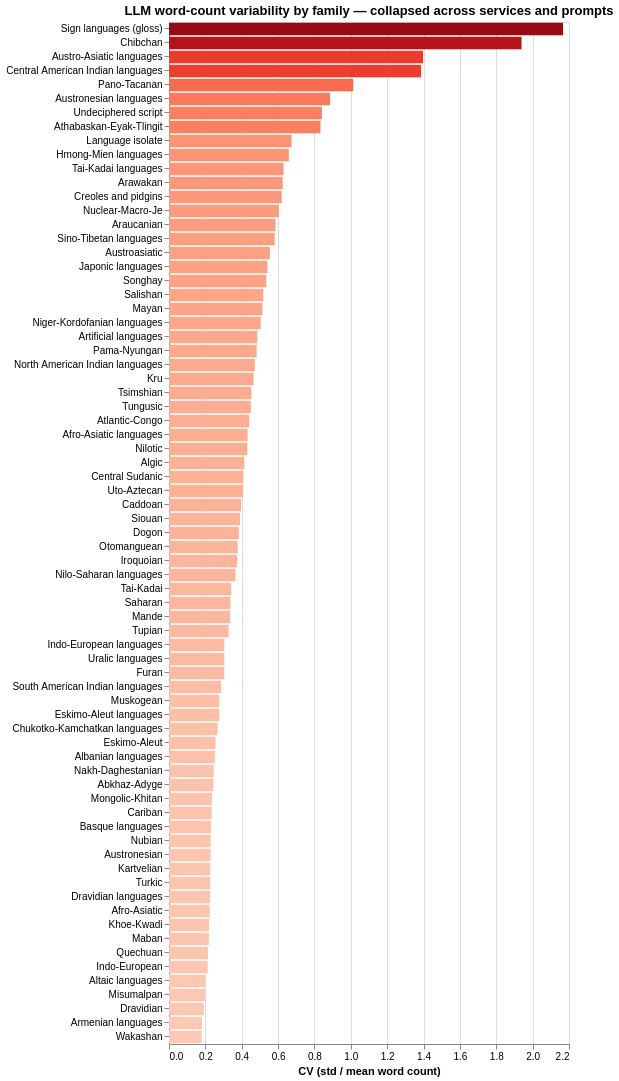

The notebook cell saved with this chart:
### Code cell
fam_cv = (
    wc_long.groupby("family_grouped")["word_count"]
    .agg(n="count", mean="mean", std="std")
    .assign(cv=lambda d: d["std"] / d["mean"])
    .dropna(subset=["cv"])
    .sort_values("cv", ascending=False)
    .reset_index()
    .round(3)
)

fam_bar = alt.Chart(fam_cv).mark_bar().encode(
    y=alt.Y("family_grouped:N", sort=alt.EncodingSortField("cv", order="descending"), title=None),
    x=alt.X("cv:Q", title="CV (std / mean word count)"),
    color=alt.Color("cv:Q", scale=alt.Scale(scheme="reds"), legend=None),
    tooltip=[
        "family_grouped:N",
        alt.Tooltip("cv:Q", format=".3f", title="CV"),
        alt.Tooltip("mean:Q", format=".2f", title="mean words"),
        alt.Tooltip("n:Q", title="translation rows"),
    ],
).properties(
    width=400,
    height=max(240, len(fam_cv) * 14),
    title="LLM word-count variability by family — collapsed across services and prompts",
)

display(fam_bar)

### Figure 1 — Vega specification as saved in the notebook (floating-point values rounded to 4 significant figures)
{"$schema": "https://vega.github.io/schema/vega/v6.json", "data": [{"name": "source_0"}, {"name": "data_0", "values": [{"cv": 2.167, "cv_end": 2.167, "cv_start": 0.0, "family_grouped": "Sign languages (gloss)", "mean": 8.438, "n": 32}, {"cv": 1.939, "cv_end": 1.939, "cv_start": 0.0, "family_grouped": "Chibchan", "mean": 4.586, "n": 29}, {"cv": 1.397, "cv_end": 1.397, "cv_start": 0.0, "family_grouped": "Austro-Asiatic languages", "mean": 2.417, "n": 429}, {"cv": 1.386, "cv_end": 1.386, "cv_start": 0.0, "family_grouped": "Central American Indian languages", "mean": 2.933, "n": 60}, {"cv": 1.013, "cv_end": 1.013, "cv_start": 0.0, "family_grouped": "Pano-Tacanan", "mean": 3.607, "n": 28}, {"cv": 0.886, "cv_end": 0.886, "cv_start": 0.0, "family_grouped": "Austronesian languages", "mean": 2.764, "n": 2616}, {"cv": 0.841, "cv_end": 0.841, "cv_start": 0.0, "family_grouped": "Undeciphered script", "mean": 2.286, "n": 28}, {"cv": 0.833, "cv_end": 0.833, "cv_start": 0.0, "family_grouped": "Athabaskan-Eyak-Tlingit", "mean": 3.277, "n": 357}, {"cv": 0.674, "cv_end": 0.674, "cv_start": 0.0, "family_grouped": "Language isolate", "mean": 2.482, "n": 407}, {"cv": 0.659, "cv_end": 0.659, "cv_start": 0.0, "family_grouped": "Hmong-Mien languages", "mean": 5.976, "n": 123}, {"cv": 0.63, "cv_end": 0.63, "cv_start": 0.0, "family_grouped": "Tai-Kadai languages", "mean": 1.489, "n": 313}, {"cv": 0.625, "cv_end": 0.625, "cv_start": 0.0, "family_grouped": "Arawakan", "mean": 2.717, "n": 92}, {"cv": 0.62, "cv_end": 0.62, "cv_start": 0.0, "family_grouped": "Creoles and pidgins", "mean": 2.611, "n": 576}, {"cv": 0.604, "cv_end": 0.604, "cv_start": 0.0, "family_grouped": "Nuclear-Macro-Je", "mean": 3.233, "n": 60}, {"cv": 0.586, "cv_end": 0.586, "cv_start": 0.0, "family_grouped": "Araucanian", "mean": 2.938, "n": 32}, {"cv": 0.581, "cv_end": 0.581, "cv_start": 0.0, "family_grouped": "Sino-Tibetan languages", "mean": 1.87, "n": 1495}, {"cv": 0.555, "cv_end": 0.555, "cv_start": 0.0, "family_grouped": "Austroasiatic", "mean": 2.483, "n": 29}, {"cv": 0.541, "cv_end": 0.541, "cv_start": 0.0, "family_grouped": "Japonic languages", "mean": 1.226, "n": 62}, {"cv": 0.535, "cv_end": 0.535, "cv_start": 0.0, "family_grouped": "Songhay", "mean": 2.563, "n": 126}, {"cv": 0.518, "cv_end": 0.518, "cv_start": 0.0, "family_grouped": "Salishan", "mean": 2.966, "n": 174}, {"cv": 0.514, "cv_end": 0.514, "cv_start": 0.0, "family_grouped": "Mayan", "mean": 2.781, "n": 64}, {"cv": 0.504, "cv_end": 0.504, "cv_start": 0.0, "family_grouped": "Niger-Kordofanian languages", "mean": 2.936, "n": 404}, {"cv": 0.485, "cv_end": 0.485, "cv_start": 0.0, "family_grouped": "Artificial languages", "mean": 2.442, "n": 443}, {"cv": 0.482, "cv_end": 0.482, "cv_start": 0.0, "family_grouped": "Pama-Nyungan", "mean": 2.839, "n": 31}, {"cv": 0.472, "cv_end": 0.472, "cv_start": 0.0, "family_grouped": "North American Indian languages", "mean": 2.253, "n": 182}, {"cv": 0.465, "cv_end": 0.465, "cv_start": 0.0, "family_grouped": "Kru", "mean": 2.667, "n": 30}, {"cv": 0.453, "cv_end": 0.453, "cv_start": 0.0, "family_grouped": "Tsimshian", "mean": 3.034, "n": 29}, {"cv": 0.45, "cv_end": 0.45, "cv_start": 0.0, "family_grouped": "Tungusic", "mean": 2.75, "n": 120}, {"cv": 0.441, "cv_end": 0.441, "cv_start": 0.0, "family_grouped": "Atlantic-Congo", "mean": 3.089, "n": 4236}, {"cv": 0.432, "cv_end": 0.432, "cv_start": 0.0, "family_grouped": "Afro-Asiatic languages", "mean": 2.667, "n": 1590}, {"cv": 0.43, "cv_end": 0.43, "cv_start": 0.0, "family_grouped": "Nilotic", "mean": 3.214, "n": 248}, {"cv": 0.414, "cv_end": 0.414, "cv_start": 0.0, "family_grouped": "Algic", "mean": 2.207, "n": 604}, {"cv": 0.409, "cv_end": 0.409, "cv_start": 0.0, "family_grouped": "Central Sudanic", "mean": 2.516, "n": 31}, {"cv": 0.407, "cv_end": 0.407, "cv_start": 0.0, "family_grouped": "Uto-Aztecan", "mean": 2.739, "n": 184}, {"cv": 0.396, "cv_end": 0.396, "cv_start": 0.0, "family_grouped": "Caddoan", "mean": 2.143, "n": 28}, {"cv": 0.391, "cv_end": 0.391, "cv_start": 0.0, "family_grouped": "Siouan", "mean": 2.817, "n": 93}, {"cv": 0.384, "cv_end": 0.384, "cv_start": 0.0, "family_grouped": "Dogon", "mean": 2.968, "n": 31}, {"cv": 0.378, "cv_end": 0.378, "cv_start": 0.0, "family_grouped": "Otomanguean", "mean": 2.656, "n": 32}, {"cv": 0.374, "cv_end": 0.374, "cv_start": 0.0, "family_grouped": "Iroquoian", "mean": 2.32, "n": 125}, {"cv": 0.366, "cv_end": 0.366, "cv_start": 0.0, "family_grouped": "Nilo-Saharan languages", "mean": 2.968, "n": 95}, {"cv": 0.342, "cv_end": 0.342, "cv_start": 0.0, "family_grouped": "Tai-Kadai", "mean": 1.903, "n": 31}, {"cv": 0.338, "cv_end": 0.338, "cv_start": 0.0, "family_grouped": "Saharan", "mean": 2.457, "n": 92}, {"cv": 0.337, "cv_end": 0.337, "cv_start": 0.0, "family_grouped": "Mande", "mean": 2.36, "n": 336}, {"cv": 0.328, "cv_end": 0.328, "cv_start": 0.0, "family_grouped": "Tupian", "mean": 2.562, "n": 32}, {"cv": 0.304, "cv_end": 0.304, "cv_start": 0.0, "family_grouped": "Indo-European languages", "mean": 2.191, "n": 7674}, {"cv": 0.304, "cv_end": 0.304, "cv_start": 0.0, "family_grouped": "Uralic languages", "mean": 2.243, "n": 853}, {"cv": 0.304, "cv_end": 0.304, "cv_start": 0.0, "family_grouped": "Furan", "mean": 2.143, "n": 28}, {"cv": 0.286, "cv_end": 0.286, "cv_start": 0.0, "family_grouped": "South American Indian languages", "mean": 2.532, "n": 126}, {"cv": 0.277, "cv_end": 0.277, "cv_start": 0.0, "family_grouped": "Muskogean", "mean": 2.778, "n": 126}, {"cv": 0.276, "cv_end": 0.276, "cv_start": 0.0, "family_grouped": "Eskimo-Aleut languages", "mean": 2.442, "n": 156}, {"cv": 0.267, "cv_end": 0.267, "cv_start": 0.0, "family_grouped": "Chukotko-Kamchatkan languages", "mean": 2.542, "n": 59}, {"cv": 0.256, "cv_end": 0.256, "cv_start": 0.0, "family_grouped": "Eskimo-Aleut", "mean": 2.375, "n": 32}, {"cv": 0.252, "cv_end": 0.252, "cv_start": 0.0, "family_grouped": "Albanian languages", "mean": 2.547, "n": 64}, {"cv": 0.246, "cv_end": 0.246, "cv_start": 0.0, "family_grouped": "Nakh-Daghestanian", "mean": 2.434, "n": 251}, {"cv": 0.244, "cv_end": 0.244, "cv_start": 0.0, "family_grouped": "Abkhaz-Adyge", "mean": 2.562, "n": 128}, {"cv": 0.237, "cv_end": 0.237, "cv_start": 0.0, "family_grouped": "Mongolic-Khitan", "mean": 2.641, "n": 64}, {"cv": 0.235, "cv_end": 0.235, "cv_start": 0.0, "family_grouped": "Cariban", "mean": 2.129, "n": 31}, {"cv": 0.231, "cv_end": 0.231, "cv_start": 0.0, "family_grouped": "Basque languages", "mean": 2.312, "n": 32}, {"cv": 0.229, "cv_end": 0.229, "cv_start": 0.0, "family_grouped": "Nubian", "mean": 2.281, "n": 32}, {"cv": 0.229, "cv_end": 0.229, "cv_start": 0.0, "family_grouped": "Austronesian", "mean": 2.281, "n": 32}, {"cv": 0.227, "cv_end": 0.227, "cv_start": 0.0, "family_grouped": "Kartvelian", "mean": 2.281, "n": 96}, {"cv": 0.227, "cv_end": 0.227, "cv_start": 0.0, "family_grouped": "Turkic", "mean": 2.608, "n": 669}, {"cv": 0.227, "cv_end": 0.227, "cv_start": 0.0, "family_grouped": "Dravidian languages", "mean": 2.195, "n": 313}, {"cv": 0.224, "cv_end": 0.224, "cv_start": 0.0, "family_grouped": "Afro-Asiatic", "mean": 2.0, "n": 31}, {"cv": 0.22, "cv_end": 0.22, "cv_start": 0.0, "family_grouped": "Khoe-Kwadi", "mean": 2.2, "n": 30}, {"cv": 0.219, "cv_end": 0.219, "cv_start": 0.0, "family_grouped": "Maban", "mean": 2.35, "n": 60}, {"cv": 0.214, "cv_end": 0.214, "cv_start": 0.0, "family_grouped": "Quechuan", "mean": 2.719, "n": 32}, {"cv": 0.213, "cv_end": 0.213, "cv_start": 0.0, "family_grouped": "Indo-European", "mean": 2.167, "n": 30}, {"cv": 0.2, "cv_end": 0.2, "cv_start": 0.0, "family_grouped": "Altaic languages", "mean": 2.703, "n": 222}, {"cv": 0.198, "cv_end": 0.198, "cv_start": 0.0, "family_grouped": "Misumalpan", "mean": 2.107, "n": 28}, {"cv": 0.192, "cv_end": 0.192, "cv_start": 0.0, "family_grouped": "Dravidian", "mean": 2.1, "n": 30}, {"cv": 0.182, "cv_end": 0.182, "cv_start": 0.0, "family_grouped": "Armenian languages", "mean": 2.656, "n": 32}, {"cv": 0.18, "cv_end": 0.18, "cv_start": 0.0, "family_grouped": "Wakashan", "mean": 2.069, "n": 29}]}, {"name": "source_0_y_domain_family_grouped", "values": [{"family_grouped": "Sign languages (gloss)", "sort_field": 2.167}, {"family_grouped": "Chibchan", "sort_field": 1.939}, {"family_grouped": "Austro-Asiatic languages", "sort_field": 1.397}, {"family_grouped": "Central American Indian languages", "sort_field": 1.386}, {"family_grouped": "Pano-Tacanan", "sort_field": 1.013}, {"family_grouped": "Austronesian languages", "sort_field": 0.886}, {"family_grouped": "Undeciphered script", "sort_field": 0.841}, {"family_grouped": "Athabaskan-Eyak-Tlingit", "sort_field": 0.833}, {"family_grouped": "Language isolate", "sort_field": 0.674}, {"family_grouped": "Hmong-Mien languages", "sort_field": 0.659}, {"family_grouped": "Tai-Kadai languages", "sort_field": 0.63}, {"family_grouped": "Arawakan", "sort_field": 0.625}, {"family_grouped": "Creoles and pidgins", "sort_field": 0.62}, {"family_grouped": "Nuclear-Macro-Je", "sort_field": 0.604}, {"family_grouped": "Araucanian", "sort_field": 0.586}, {"family_grouped": "Sino-Tibetan languages", "sort_field": 0.581}, {"family_grouped": "Austroasiatic", "sort_field": 0.555}, {"family_grouped": "Japonic languages", "sort_field": 0.541}, {"family_grouped": "Songhay", "sort_field": 0.535}, {"family_grouped": "Salishan", "sort_field": 0.518}, {"family_grouped": "Mayan", "sort_field": 0.514}, {"family_grouped": "Niger-Kordofanian languages", "sort_field": 0.504}, {"family_grouped": "Artificial languages", "sort_field": 0.485}, {"family_grouped": "Pama-Nyungan", "sort_field": 0.482}, {"family_grouped": "North American Indian languages", "sort_field": 0.472}, {"family_grouped": "Kru", "sort_field": 0.465}, {"family_grouped": "Tsimshian", "sort_field": 0.453}, {"family_grouped": "Tungusic", "sort_field": 0.45}, {"family_grouped": "Atlantic-Congo", "sort_field": 0.441}, {"family_grouped": "Afro-Asiatic languages", "sort_field": 0.432}, {"family_grouped": "Nilotic", "sort_field": 0.43}, {"family_grouped": "Algic", "sort_field": 0.414}, {"family_grouped": "Central Sudanic", "sort_field": 0.409}, {"family_grouped": "Uto-Aztecan", "sort_field": 0.407}, {"family_grouped": "Caddoan", "sort_field": 0.396}, {"family_grouped": "Siouan", "sort_field": 0.391}, {"family_grouped": "Dogon", "sort_field": 0.384}, {"family_grouped": "Otomanguean", "sort_field": 0.378}, {"family_grouped": "Iroquoian", "sort_field": 0.374}, {"family_grouped": "Nilo-Saharan languages", "sort_field": 0.366}, {"family_grouped": "Tai-Kadai", "sort_field": 0.342}, {"family_grouped": "Saharan", "sort_field": 0.338}, {"family_grouped": "Mande", "sort_field": 0.337}, {"family_grouped": "Tupian", "sort_field": 0.328}, {"family_grouped": "Indo-European languages", "sort_field": 0.304}, {"family_grouped": "Uralic languages", "sort_field": 0.304}, {"family_grouped": "Furan", "sort_field": 0.304}, {"family_grouped": "South American Indian languages", "sort_field": 0.286}, {"family_grouped": "Muskogean", "sort_field": 0.277}, {"family_grouped": "Eskimo-Aleut languages", "sort_field": 0.276}, {"family_grouped": "Chukotko-Kamchatkan languages", "sort_field": 0.267}, {"family_grouped": "Eskimo-Aleut", "sort_field": 0.256}, {"family_grouped": "Albanian languages", "sort_field": 0.252}, {"family_grouped": "Nakh-Daghestanian", "sort_field": 0.246}, {"family_grouped": "Abkhaz-Adyge", "sort_field": 0.244}, {"family_grouped": "Mongolic-Khitan", "sort_field": 0.237}, {"family_grouped": "Cariban", "sort_field": 0.235}, {"family_grouped": "Basque languages", "sort_field": 0.231}, {"family_grouped": "Nubian", "sort_field": 0.229}, {"family_grouped": "Austronesian", "sort_field": 0.229}, {"family_grouped": "Kartvelian", "sort_field": 0.227}, {"family_grouped": "Turkic", "sort_field": 0.227}, {"family_grouped": "Dravidian languages", "sort_field": 0.227}, {"family_grouped": "Afro-Asiatic", "sort_field": 0.224}, {"family_grouped": "Khoe-Kwadi", "sort_field": 0.22}, {"family_grouped": "Maban", "sort_field": 0.219}, {"family_grouped": "Quechuan", "sort_field": 0.214}, {"family_grouped": "Indo-European", "sort_field": 0.213}, {"family_grouped": "Altaic languages", "sort_field": 0.2}, {"family_grouped": "Misumalpan", "sort_field": 0.198}, {"family_grouped": "Dravidian", "sort_field": 0.192}, {"family_grouped": "Armenian languages", "sort_field": 0.182}, {"family_grouped": "Wakashan", "sort_field": 0.18}]}, {"name": "data_0_color_domain_cv", "values": [{"min": 0.18, "max": 2.167}]}], "marks": [{"type": "rect", "name": "marks", "from": {"data": "data_0"}, "encode": {"update": {"x": {"field": "cv_end", "scale": "x"}, "fill": {"field": "cv", "scale": "color"}, "height": {"signal": "max(0.25, bandwidth('y'))"}, "y": {"field": "family_grouped", "scale": "y"}, "tooltip": {"signal": "{\"family_grouped\": isValid(datum[\"family_grouped\"]) ? datum[\"family_grouped\"] : \"\"+datum[\"family_grouped\"], \"CV\": format(datum[\"cv\"], \".3f\"), \"mean words\": format(datum[\"mean\"], \".2f\"), \"translation rows\": format(datum[\"n\"], \"\")}"}, "x2": {"field": "cv_start", "scale": "x"}}}, "style": ["bar"]}], "scales": [{"name": "x", "type": "linear", "domain": {"data": "data_0", "fields": ["cv_start", "cv_end"]}, "range": [0, {"signal": "width"}], "nice": true, "zero": true}, {"name": "y", "type": "band", "domain": {"data": "source_0_y_domain_family_grouped", "field": "family_grouped", "sort": {"op": "max", "field": "sort_field", "order": "descending"}}, "range": [0, {"signal": "height"}], "paddingInner": 0.1, "paddingOuter": 0.05}, {"name": "color", "type": "linear", "domain": [{"signal": "(data(\"data_0_color_domain_cv\")[0] || {}).min"}, {"signal": "(data(\"data_0_color_domain_cv\")[0] || {}).max"}], "range": {"scheme": "reds"}, "zero": false, "interpolate": "hcl"}], "axes": [{"scale": "x", "labels": false, "tickCount": {"signal": "ceil(width/40)"}, "zindex": 0, "ticks": false, "orient": "bottom", "maxExtent": 0, "gridScale": "y", "domain": false, "minExtent": 0, "aria": false, "grid": true}, {"scale": "x", "zindex": 0, "grid": false, "labelOverlap": true, "labelFlush": true, "tickCount": {"signal": "ceil(width/40)"}, "orient": "bottom", "title": "CV (std / mean word count)"}, {"scale": "y", "orient": "left", "zindex": 0, "grid": false}], "title": {"text": "LLM word-count variability by family — collapsed across services and prompts", "frame": "group"}, "padding": 5, "width": 400, "height": 1022, "style": "cell", "background": "white"}
